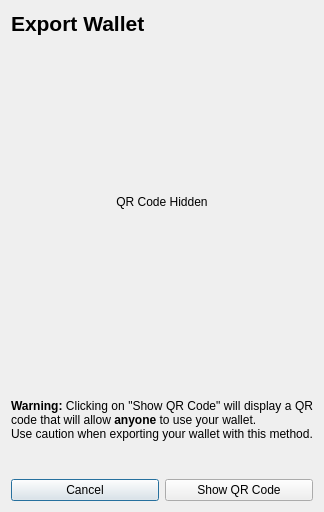
<?xml version="1.0" encoding="UTF-8"?>
<ui version="4.0">
 <class>ExportWalletDialog</class>
 <widget class="QDialog" name="ExportWalletDialog">
  <property name="geometry">
   <rect>
    <x>0</x>
    <y>0</y>
    <width>324</width>
    <height>512</height>
   </rect>
  </property>
  <property name="sizePolicy">
   <sizepolicy hsizetype="Preferred" vsizetype="Preferred">
    <horstretch>0</horstretch>
    <verstretch>0</verstretch>
   </sizepolicy>
  </property>
  <layout class="QVBoxLayout" name="verticalLayout_3">
   <item>
    <widget class="QLabel" name="labelExportWallet">
     <property name="sizePolicy">
      <sizepolicy hsizetype="Preferred" vsizetype="Maximum">
       <horstretch>0</horstretch>
       <verstretch>0</verstretch>
      </sizepolicy>
     </property>
     <property name="font">
      <font>
       <pointsize>16</pointsize>
       <weight>75</weight>
       <bold>true</bold>
      </font>
     </property>
     <property name="text">
      <string>Export Wallet</string>
     </property>
     <property name="alignment">
      <set>Qt::AlignLeading|Qt::AlignLeft|Qt::AlignTop</set>
     </property>
    </widget>
   </item>
   <item>
    <widget class="QRImageWidget" name="lblQRCode">
     <property name="sizePolicy">
      <sizepolicy hsizetype="Expanding" vsizetype="Fixed">
       <horstretch>0</horstretch>
       <verstretch>0</verstretch>
      </sizepolicy>
     </property>
     <property name="minimumSize">
      <size>
       <width>300</width>
       <height>320</height>
      </size>
     </property>
     <property name="toolTip">
      <string>QR Code</string>
     </property>
     <property name="text">
      <string>QR Code Hidden</string>
     </property>
     <property name="textFormat">
      <enum>Qt::PlainText</enum>
     </property>
     <property name="alignment">
      <set>Qt::AlignCenter</set>
     </property>
     <property name="wordWrap">
      <bool>true</bool>
     </property>
    </widget>
   </item>
   <item>
    <widget class="QLabel" name="labelWarning">
     <property name="text">
      <string>&lt;html&gt;&lt;head/&gt;&lt;body&gt;&lt;p&gt;&lt;span style=&quot; font-weight:600;&quot;&gt;Warning: &lt;/span&gt;Clicking on &amp;quot;Show QR Code&amp;quot; will display a QR code that will allow &lt;span style=&quot; font-weight:600;&quot;&gt;anyone&lt;/span&gt; to use your wallet.&lt;br/&gt;Use caution when exporting your wallet with this method.&lt;/p&gt;&lt;/body&gt;&lt;/html&gt;</string>
     </property>
     <property name="alignment">
      <set>Qt::AlignJustify|Qt::AlignVCenter</set>
     </property>
     <property name="wordWrap">
      <bool>true</bool>
     </property>
    </widget>
   </item>
   <item>
    <layout class="QHBoxLayout" name="horizontalLayout">
     <property name="topMargin">
      <number>0</number>
     </property>
     <item>
      <widget class="QPushButton" name="pushButtonCancel">
       <property name="text">
        <string>Cancel</string>
       </property>
      </widget>
     </item>
     <item>
      <widget class="QPushButton" name="pushButtonShow">
       <property name="text">
        <string>Show QR Code</string>
       </property>
      </widget>
     </item>
    </layout>
   </item>
  </layout>
 </widget>
 <customwidgets>
  <customwidget>
   <class>QRImageWidget</class>
   <extends>QLabel</extends>
   <header>qrimagewidget.h</header>
  </customwidget>
 </customwidgets>
 <resources/>
 <connections/>
</ui>
